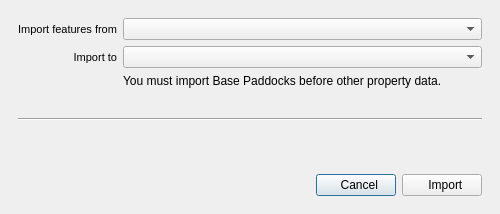
<?xml version="1.0" encoding="UTF-8"?>
<ui version="4.0">
 <class>ImportDialogBase</class>
 <widget class="QDialog" name="ImportDialogBase">
  <property name="geometry">
   <rect>
    <x>0</x>
    <y>0</y>
    <width>500</width>
    <height>212</height>
   </rect>
  </property>
  <property name="sizePolicy">
   <sizepolicy hsizetype="MinimumExpanding" vsizetype="Minimum">
    <horstretch>0</horstretch>
    <verstretch>0</verstretch>
   </sizepolicy>
  </property>
  <property name="windowTitle">
   <string>Paddock Power | Import</string>
  </property>
  <property name="toolTip">
   <string>Edit this feature using the provided form</string>
  </property>
  <property name="styleSheet">
   <string notr="true"/>
  </property>
  <property name="modal">
   <bool>false</bool>
  </property>
  <layout class="QVBoxLayout" name="verticalLayout" stretch="0,0">
   <property name="spacing">
    <number>6</number>
   </property>
   <property name="leftMargin">
    <number>9</number>
   </property>
   <property name="topMargin">
    <number>9</number>
   </property>
   <property name="rightMargin">
    <number>9</number>
   </property>
   <property name="bottomMargin">
    <number>9</number>
   </property>
   <item>
    <layout class="QGridLayout" name="gridLayout" rowstretch="0,0,0,0,0" columnstretch="0,0" rowminimumheight="0,0,0,0,0">
     <property name="leftMargin">
      <number>9</number>
     </property>
     <property name="topMargin">
      <number>9</number>
     </property>
     <property name="rightMargin">
      <number>9</number>
     </property>
     <property name="bottomMargin">
      <number>9</number>
     </property>
     <item row="0" column="0">
      <widget class="QLabel" name="importLayerLabel">
       <property name="sizePolicy">
        <sizepolicy hsizetype="Minimum" vsizetype="Minimum">
         <horstretch>0</horstretch>
         <verstretch>0</verstretch>
        </sizepolicy>
       </property>
       <property name="font">
        <font>
         <pointsize>8</pointsize>
        </font>
       </property>
       <property name="text">
        <string notr="true">Import features from</string>
       </property>
       <property name="alignment">
        <set>Qt::AlignRight|Qt::AlignTrailing|Qt::AlignVCenter</set>
       </property>
      </widget>
     </item>
     <item row="0" column="1">
      <widget class="QgsMapLayerComboBox" name="importLayerComboBox">
       <property name="sizePolicy">
        <sizepolicy hsizetype="MinimumExpanding" vsizetype="Minimum">
         <horstretch>1</horstretch>
         <verstretch>0</verstretch>
        </sizepolicy>
       </property>
       <property name="minimumSize">
        <size>
         <width>0</width>
         <height>0</height>
        </size>
       </property>
      </widget>
     </item>
     <item row="4" column="1">
      <widget class="FieldMapWidget" name="fieldMapWidget" native="true">
       <property name="sizePolicy">
        <sizepolicy hsizetype="MinimumExpanding" vsizetype="Minimum">
         <horstretch>1</horstretch>
         <verstretch>0</verstretch>
        </sizepolicy>
       </property>
       <property name="minimumSize">
        <size>
         <width>0</width>
         <height>0</height>
        </size>
       </property>
      </widget>
     </item>
     <item row="1" column="0">
      <widget class="QLabel" name="targetLayerLabel">
       <property name="sizePolicy">
        <sizepolicy hsizetype="Minimum" vsizetype="Minimum">
         <horstretch>0</horstretch>
         <verstretch>0</verstretch>
        </sizepolicy>
       </property>
       <property name="font">
        <font>
         <pointsize>8</pointsize>
        </font>
       </property>
       <property name="text">
        <string notr="true">Import to</string>
       </property>
       <property name="alignment">
        <set>Qt::AlignRight|Qt::AlignTrailing|Qt::AlignVCenter</set>
       </property>
      </widget>
     </item>
     <item row="1" column="1">
      <widget class="QgsMapLayerComboBox" name="targetLayerComboBox">
       <property name="sizePolicy">
        <sizepolicy hsizetype="MinimumExpanding" vsizetype="Minimum">
         <horstretch>1</horstretch>
         <verstretch>0</verstretch>
        </sizepolicy>
       </property>
       <property name="minimumSize">
        <size>
         <width>0</width>
         <height>0</height>
        </size>
       </property>
      </widget>
     </item>
     <item row="3" column="0" colspan="2">
      <widget class="QFrame" name="frame">
       <property name="minimumSize">
        <size>
         <width>0</width>
         <height>50</height>
        </size>
       </property>
       <property name="frameShape">
        <enum>QFrame::HLine</enum>
       </property>
       <property name="frameShadow">
        <enum>QFrame::Sunken</enum>
       </property>
      </widget>
     </item>
     <item row="2" column="1">
      <widget class="QLabel" name="importPaddocksFirstLabel">
       <property name="text">
        <string>You must import Base Paddocks before other property data.</string>
       </property>
       <property name="textFormat">
        <enum>Qt::MarkdownText</enum>
       </property>
      </widget>
     </item>
    </layout>
   </item>
   <item>
    <layout class="QHBoxLayout" name="horizontalLayout" stretch="0,0,0">
     <property name="leftMargin">
      <number>9</number>
     </property>
     <property name="topMargin">
      <number>9</number>
     </property>
     <property name="rightMargin">
      <number>9</number>
     </property>
     <property name="bottomMargin">
      <number>9</number>
     </property>
     <item>
      <spacer name="horizontalSpacer">
       <property name="orientation">
        <enum>Qt::Horizontal</enum>
       </property>
       <property name="sizeHint" stdset="0">
        <size>
         <width>40</width>
         <height>20</height>
        </size>
       </property>
      </spacer>
     </item>
     <item>
      <widget class="QPushButton" name="cancelButton">
       <property name="text">
        <string>  Cancel</string>
       </property>
       <property name="icon">
        <iconset>
         <normaloff>../../../images/undo-build-feature.png</normaloff>../../../images/undo-build-feature.png</iconset>
       </property>
       <property name="iconSize">
        <size>
         <width>16</width>
         <height>16</height>
        </size>
       </property>
      </widget>
     </item>
     <item>
      <widget class="QPushButton" name="importButton">
       <property name="text">
        <string>  Import</string>
       </property>
       <property name="icon">
        <iconset>
         <normaloff>../../../images/inside.png</normaloff>../../../images/inside.png</iconset>
       </property>
       <property name="iconSize">
        <size>
         <width>16</width>
         <height>16</height>
        </size>
       </property>
      </widget>
     </item>
    </layout>
   </item>
  </layout>
 </widget>
 <customwidgets>
  <customwidget>
   <class>QgsMapLayerComboBox</class>
   <extends>QComboBox</extends>
   <header>qgsmaplayercombobox.h</header>
  </customwidget>
  <customwidget>
   <class>FieldMapWidget</class>
   <extends>QWidget</extends>
   <header>paddock_power/src/widgets/dialogs/field_map_widget</header>
   <container>1</container>
  </customwidget>
 </customwidgets>
 <resources/>
 <connections/>
</ui>
